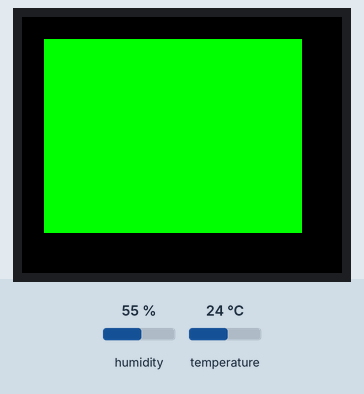
Recording of a program running on a simulated Raspberry Pi (BCM pin numbers). Parts: 160×128 colour display. The inputs (shaded band) are chosen by the test bench; at power-on: humidity 55 %, temperature 24 °C.

Above: at 0.1 s.

The program:

TFTtemperature.py
```python
#--------------------------------------------------------------------
#		DISPLAY THE TEMPEATURE ON TFT DISPLAY
#		-------------------------------------
#
# This program displays the temperature on the TFT display. If the
# temperature is less than 25 Degrees then it will be displayed in
# Blue colour. If on the other hand it is greater than 25 Degrees
# then it will be displayed in Red colour
#
# Author: Dogan Ibrahim
# File  : TFTtemperature.py
# Date  : November 2020
#---------------------------------------------------------------------
# Import libraries
#
import digitalio
import board
import time
import adafruit_dht
from PIL import Image,ImageDraw,ImageFont
import adafruit_rgb_display.st7735 as st7735

sensor = adafruit_dht.DHT11(board.D21)

#
# Define CS, DC(A0), and RESET pin connections
#
cs_pin = digitalio.DigitalInOut(board.D8)
dc_pin = digitalio.DigitalInOut(board.D25)
reset_pin = digitalio.DigitalInOut(board.D24)
BAUDRATE = 24000000
spi = board.SPI()

disp = st7735.ST7735R(spi,rotation=90,bgr=True,height=160,dc=dc_pin,cs=cs_pin,\
baudrate=BAUDRATE,rst=reset_pin)

height = disp.width			# Display is rotated 90 degrees
width = disp.height			# Display is rotated 90 degrees

#
# Draw a Green filled rectangle starting at (10,10)
#
image = Image.new("RGB",(width,height))
draw = ImageDraw.Draw(image)

FONTSIZE = 25
fontdir = "/usr/share/fonts/truetype/dejavu/DejaVuSans.ttf"
font = ImageFont.truetype(fontdir, FONTSIZE)

draw.rectangle((10,10, width-20,height-20), outline=0,fill=(0,255,0))
disp.image(image)

#
# Start of program loop.Clear the scren if there is change in temp
#
temperature_old = 0
temperature = 0

while True:
 try:

   temperature = int(sensor.temperature)

   if temperature_old != temperature:			# Any change?
      temperature_old = temperature
      draw.rectangle((10,10, width-20,height-20), outline=0,fill=(0,255,0))
      disp.image(image)

      temp = "T = " + str(temperature) + chr(176)+ "C"
      if temperature < 25:
          draw.text((20, 30),temp,font=font,fill=(0,0,255))
      else:
          draw.text((20, 30), temp, font=font, fill=(255, 0, 0))

      disp.image(image)
      time.sleep(10)

 except RuntimeError as error:
   time.sleep(2)
   continue

 except Exception as error:
   raise error
   exit(0)

 except KeyboadInterrupt:
   exit(0)
```
